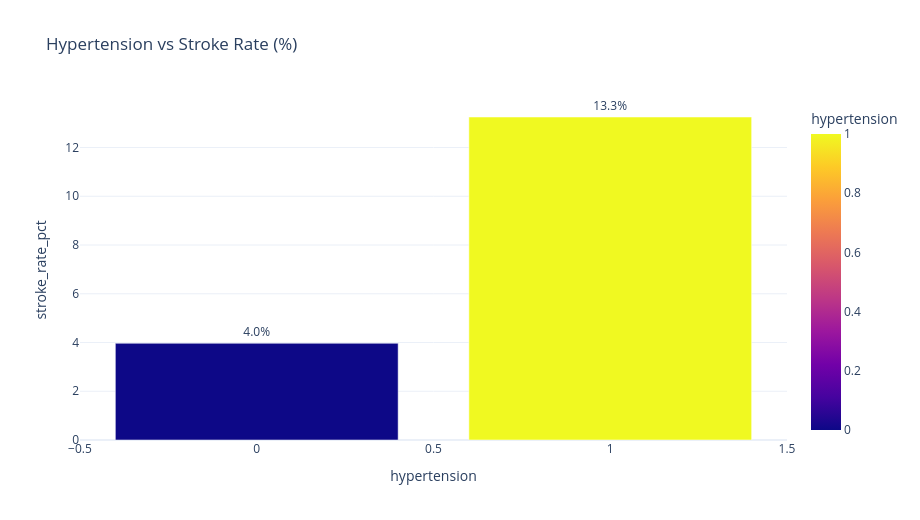

This figure's notebook cell:
### Markdown cell above
### Variable: hypertension

Analysis supporting Research Question 3.

### Code cell
rate_df = df_clean.groupby("hypertension")["stroke"].mean().reset_index(name="stroke_rate")
rate_df["stroke_rate_pct"] = rate_df["stroke_rate"] * 100
fig = px.bar(rate_df, x="hypertension", y="stroke_rate_pct", title="Hypertension vs Stroke Rate (%)",
             text="stroke_rate_pct", color="hypertension")
fig.update_traces(texttemplate="%{text:.1f}%", textposition="outside")
show_and_save(fig, "03_eda", "hypertension_stroke_rate_bar_chart.png")
rate_df

### Figure 1 — Plotly figure (JSON) as saved in the notebook; plotly's stock layout.template omitted (floating-point values rounded to 4 significant figures)
{"data": [{"hovertemplate": "hypertension=%{marker.color}<br>stroke_rate_pct=%{text}<extra></extra>", "legendgroup": "", "marker": {"color": [0, 1], "coloraxis": "coloraxis", "pattern": {"shape": ""}}, "name": "", "orientation": "v", "showlegend": false, "text": [3.969, 13.25], "textposition": "outside", "texttemplate": "%{text:.1f}%", "type": "bar", "x": [0, 1], "xaxis": "x", "y": [3.969, 13.25], "yaxis": "y"}], "layout": {"barmode": "relative", "coloraxis": {"colorbar": {"title": {"text": "hypertension"}}, "colorscale": [[0, "#0d0887"], [0.1111, "#46039f"], [0.2222, "#7201a8"], [0.3333, "#9c179e"], [0.4444, "#bd3786"], [0.5556, "#d8576b"], [0.6667, "#ed7953"], [0.7778, "#fb9f3a"], [0.8889, "#fdca26"], [1, "#f0f921"]]}, "height": 520, "legend": {"tracegroupgap": 0}, "title": {"text": "Hypertension vs Stroke Rate (%)"}, "width": 920, "xaxis": {"anchor": "y", "domain": [0, 1], "title": {"text": "hypertension"}}, "yaxis": {"anchor": "x", "domain": [0, 1], "title": {"text": "stroke_rate_pct"}}}}
